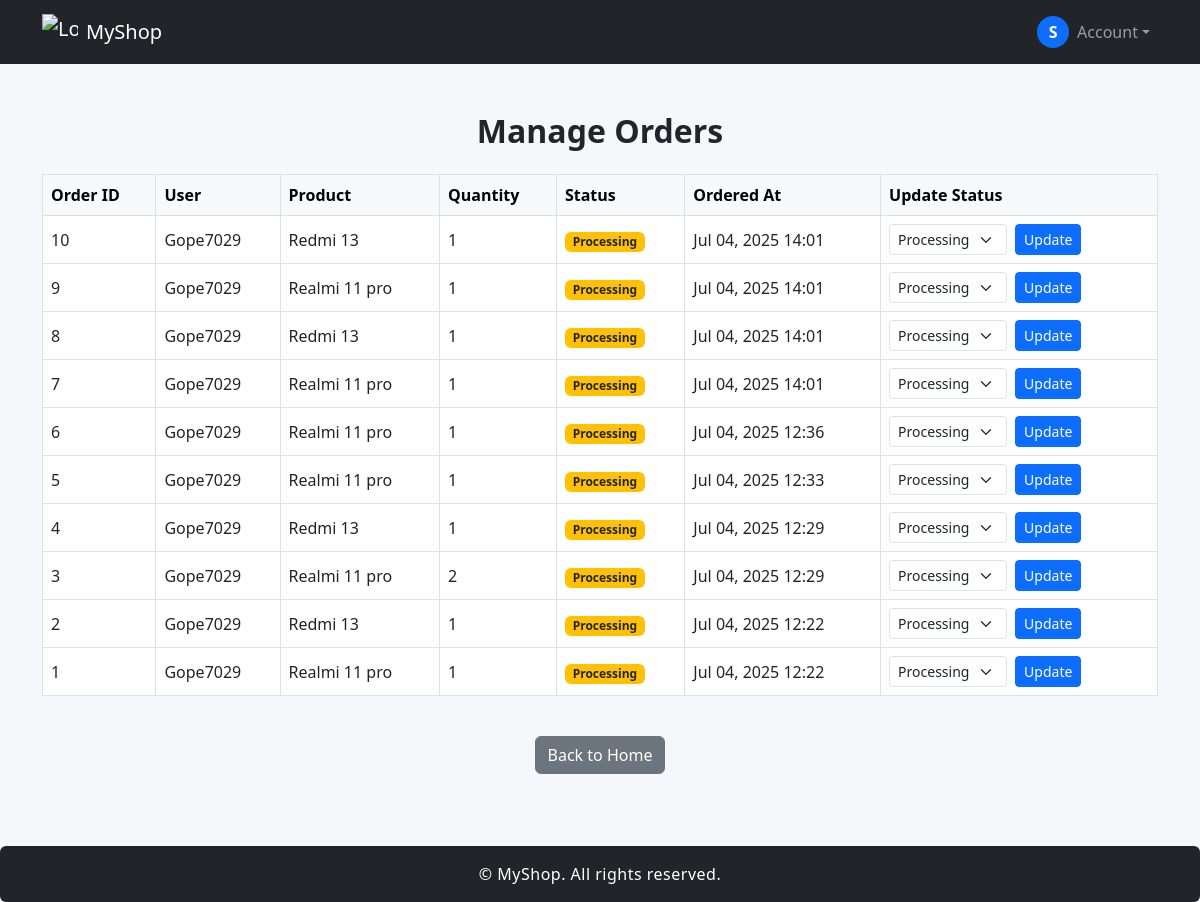
Page /manage-orders/ (signed in) on the earlier database version.
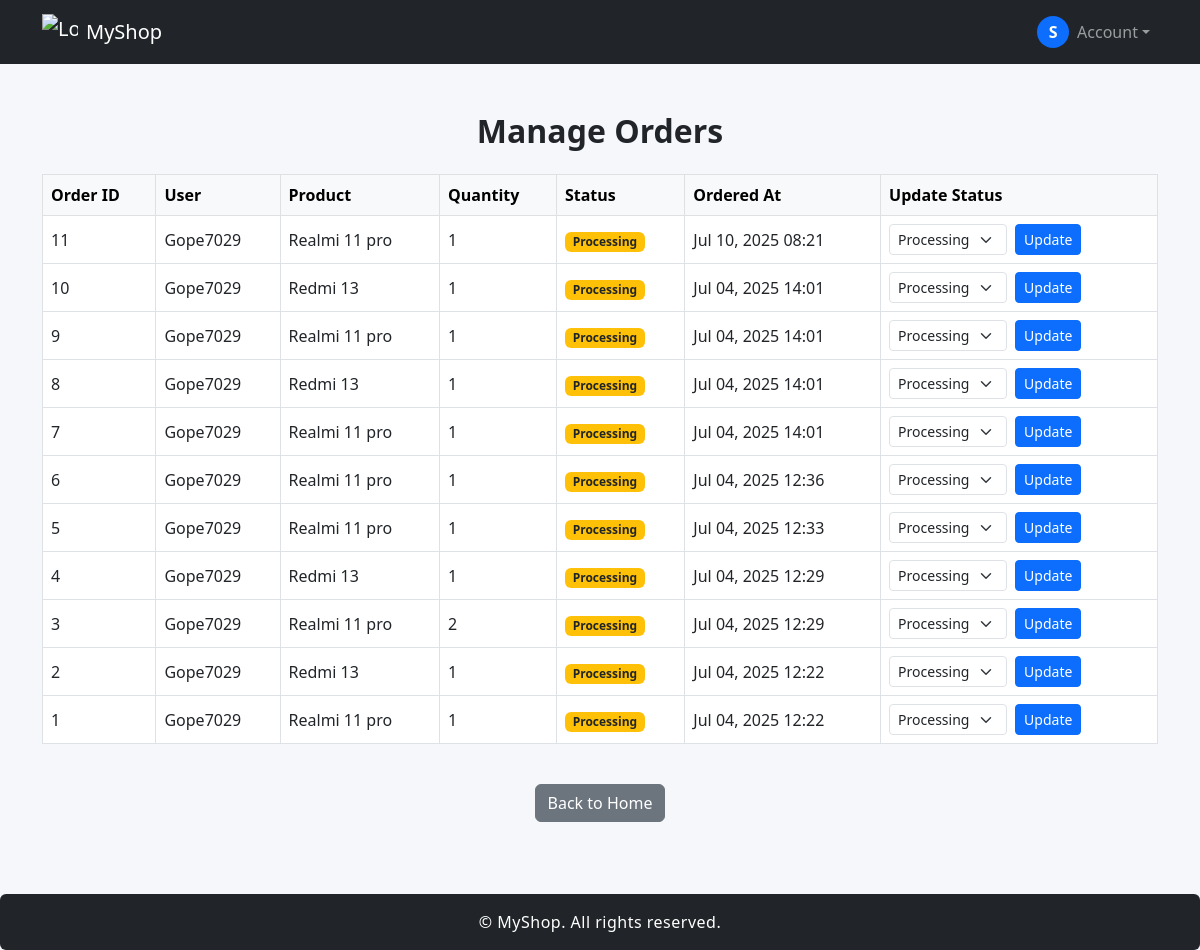
Same page on the later database version.
### store/models.py (models this page shows, shortened)
class Order(models.Model):
    user = models.ForeignKey(User, on_delete=models.CASCADE)
    product = models.ForeignKey(Product, on_delete=models.CASCADE)  # ✅ no quotes needed
    quantity = models.PositiveIntegerField(default=1)
    ordered_at = models.DateTimeField(auto_now_add=True)
    STATUS_CHOICES = [
        ('processing', 'Processing'),
        ('shipped', 'Shipped'),
        ('delivered', 'Delivered'),
        ('cancelled', 'Cancelled'),
    ]
    status = models.CharField(max_length=20, choices=STATUS_CHOICES, default='processing')

class Product(models.Model):
    CATEGORY_CHOICES = [
        ('electronics', 'Electronics'),
        ('clothing', 'Clothing'),
        ('books', 'Books'),
        ('grocery', 'Grocery'),
    ]
    name = models.CharField(max_length=255)
    description = models.TextField()
    price = models.DecimalField(max_digits=10, decimal_places=2)
    image = models.ImageField(upload_to='product_images/')
    created_at = models.DateTimeField(auto_now_add=True)
    category = models.CharField(max_length=50, choices=CATEGORY_CHOICES, default='electronics')  # ✅ retained

### store/views.py (the view)
# urls.py: path('manage-orders/', views.manage_orders, name='manage_orders'),
@staff_member_required
def manage_orders(request):
    orders = Order.objects.all().order_by('-ordered_at')
    if request.method == 'POST':
        order_id = request.POST.get('order_id')
        order = get_object_or_404(Order, id=order_id)
        form = OrderStatusForm(request.POST, instance=order)
        if form.is_valid():
            form.save()
            messages.success(request, f"Order #{order.id} status updated.")
            return redirect('manage_orders')
    else:
        form = OrderStatusForm()
    return render(request, 'store/manage_orders.html', {'orders': orders, 'form': form})

### store/forms.py
class OrderStatusForm(forms.ModelForm):
    class Meta:
        model = Order
        fields = ['status']

### store/templates/store/manage_orders.html (shortened to what this page needs)
{% extends 'store/base.html' %}
{% block content %}
<div class="container py-4">
    <h2 class="mb-4 fw-bold text-center">Manage Orders</h2>
    <div class="table-responsive">
        <table class="table table-bordered align-middle">
            <thead class="table-light">
                <tr>
                    <th>Order ID</th>
                    <th>User</th>
                    <th>Product</th>
                    <th>Quantity</th>
                    <th>Status</th>
                    <th>Ordered At</th>
                    <th>Update Status</th>
                </tr>
            </thead>
            <tbody>
                {% for order in orders %}
                <tr>
                    <td>{{ order.id }}</td>
                    <td>{{ order.user.username }}</td>
                    <td>{{ order.product.name }}</td>
                    <td>{{ order.quantity }}</td>
                    <td>
                        <span class="badge
                            {% if order.status == 'processing' %}bg-warning text-dark
                            {% elif order.status == 'shipped' %}bg-info text-dark
                            {% elif order.status == 'delivered' %}bg-success
                            {% elif order.status == 'cancelled' %}bg-danger
                            {% endif %}">
                            {{ order.get_status_display }}
                        </span>
                    </td>
                    <td>{{ order.ordered_at|date:'M d, Y H:i' }}</td>
                    <td>
                        <form method="post" class="d-flex align-items-center">
                            <select name="status" class="form-select form-select-sm me-2" style="width:auto;">
                                {% for value, label in order.STATUS_CHOICES %}
                                    <option value="{{ value }}" {% if order.status == value %}selected{% endif %}>{{ label }}</option>
                                {% endfor %}
                            </select>
                            <button type="submit" class="btn btn-primary btn-sm">Update</button>
                        </form>
                    </td>
                </tr>
                {% empty %}
                <tr><td colspan="7" class="text-center text-muted">No orders found.</td></tr>
                {% endfor %}
            </tbody>
        </table>
    </div>
    <div class="text-center mt-4">
        <a href="{% url 'product_list' %}" class="btn btn-secondary">Back to Home</a>
    </div>
</div>
{% endblock %}

Differences in the rows shown:
added Order: id "11", user.username "Gope7029", product.name "Realmi 11 pro", quantity "1", status "Processing", ordered_at "Jul 10, 2025 08:21"
